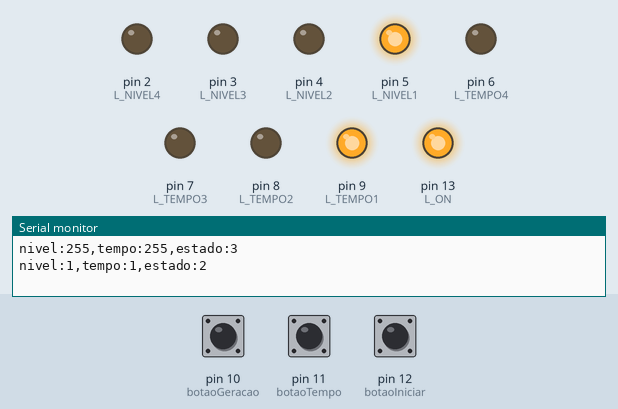
This sketch was run on a simulated Arduino Uno, built with avr-gcc and run on an emulated ATmega328P. On the bench: output pins drawn as LEDs (lit = HIGH), the last lines printed to the serial monitor. Dashed ring = blinking. The inputs (shaded band) are chosen by the test bench; at power-on: pin 12 (botaoIniciar) LOW, pin 10 (botaoGeracao) LOW, pin 11 (botaoTempo) LOW. EEPROM starts erased.

Above: at 1.2 s.
1.3 s: pin 12 (botaoIniciar) pulled HIGH for 0.15 s
At 3.05 s:
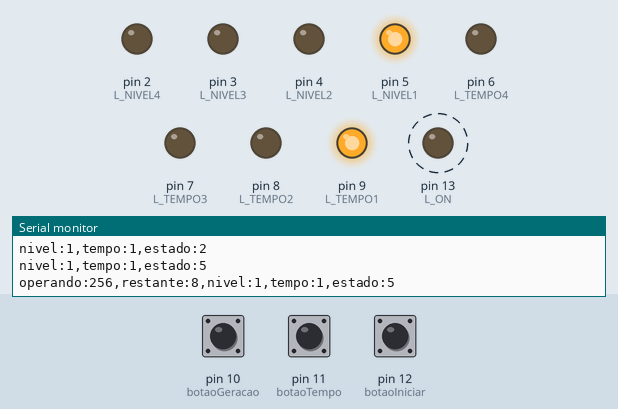
4.4 s: pin 12 (botaoIniciar) pulled HIGH for 1 s
At 4.4 s:
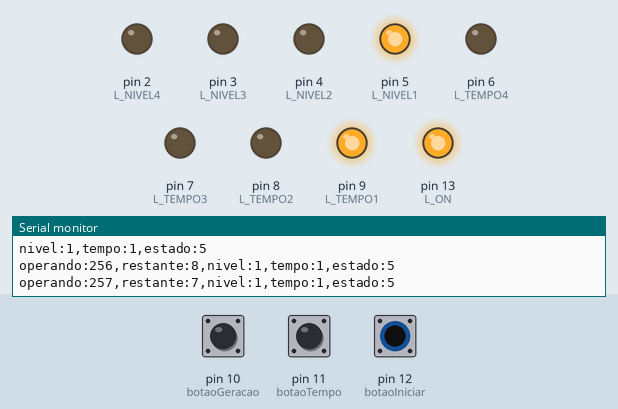
6.9 s: pin 10 (botaoGeracao) pulled HIGH for 3.2 s
At 11.3 s:
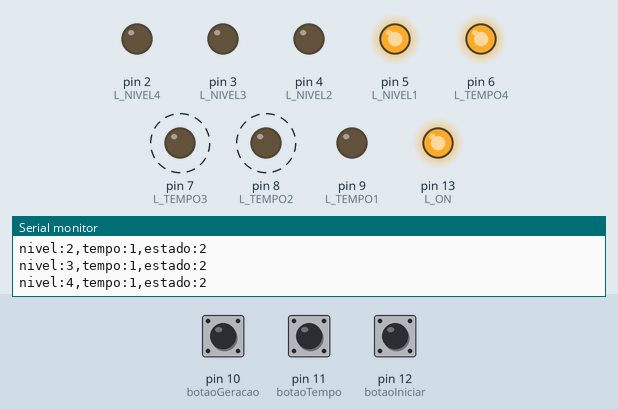
11.6 s: pin 11 (botaoTempo) pulled HIGH for 0.15 s
At 12.8 s:
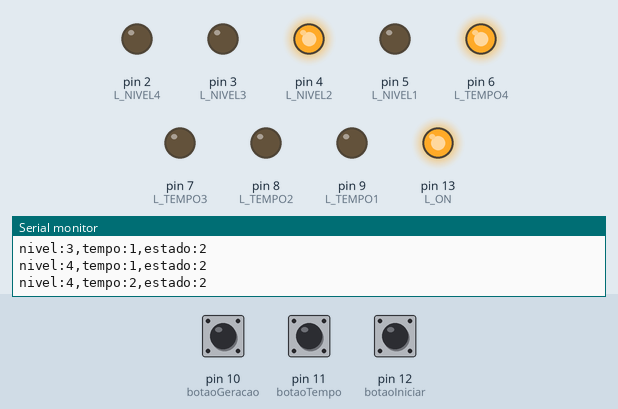
13.6 s: pin 10 (botaoGeracao) pulled HIGH for 0.15 s
At 15.3 s:
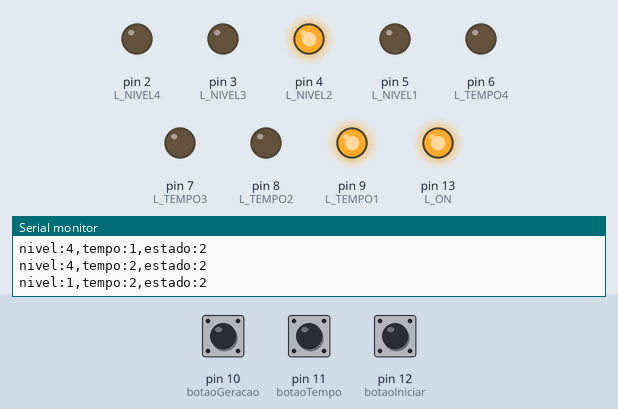
15.6 s: pin 11 (botaoTempo) pulled HIGH for 1 s
At 17.6 s:
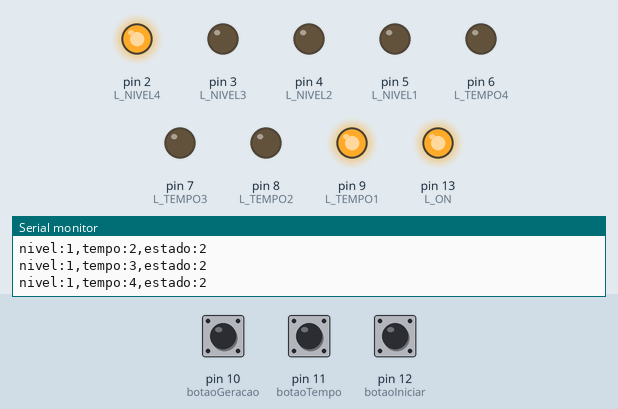
Timing chart, 0 to 19.1 s (numbered marks = the images above; inputs shaded):
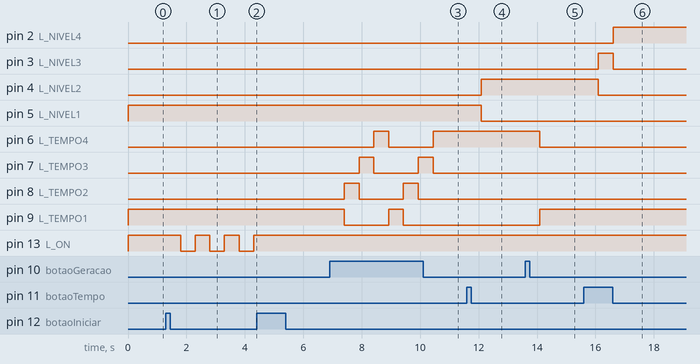

Measured:
- after the input at 1.3 s, pin 13 (L_ON): alternates HIGH for 0.50 s and LOW for 0.50 s, starting after 0.50 s
- after the input at 4.4 s, pin 13 (L_ON): stops changing and stays HIGH
- after the input at 6.9 s, pin 6 (L_TEMPO4): LOW → HIGH after 1.5 s, → LOW 0.51 s later, → HIGH 1.5 s later; pin 7 (L_TEMPO3): alternates HIGH for 0.51 s and LOW for 1.5 s, starting after 1.0 s
- after the input at 11.6 s, pin 4 (L_NIVEL2): LOW → HIGH after 0.50 s; pin 5 (L_NIVEL1): HIGH → LOW after 0.50 s
- after the input at 13.6 s, pin 6 (L_TEMPO4): HIGH → LOW after 0.50 s; pin 9 (L_TEMPO1): LOW → HIGH after 0.50 s
- after the input at 15.6 s, pin 2 (L_NIVEL4): LOW → HIGH after 1.0 s; pin 3 (L_NIVEL3): LOW → HIGH after 0.50 s, → LOW 0.50 s later; pin 4 (L_NIVEL2): HIGH → LOW after 0.50 s

The sketch:

arduino.ino
```cpp
// INCLUSÃO DE BIBLIOTECAS
#include <SoftwareSerial.h>
#include <string.h>
#include <EEPROM.h>

// DEFINIÇÃO DE PIN 0 (RX) E PIN 1 (TX)
SoftwareSerial bluetooth(0, 1); // RX (pin 0), TX (pin 1)

// LEDS NIVEL (esquerda)
const int L_NIVEL4 = 2;
const int L_NIVEL3 = 3;
const int L_NIVEL2 = 4;
const int L_NIVEL1 = 5;

// LEDS TEMPO (direita)
const int L_TEMPO4 = 6;
const int L_TEMPO3 = 7;
const int L_TEMPO2 = 8;
const int L_TEMPO1 = 9;

// LED ON
const int L_ON = 13;

// BOTÕES
const int botaoGeracao = 10; // Botão que comanda Geração (Esquerda)
const int botaoTempo = 11;   // Botão que comanda Tempo (Direita)
const int botaoIniciar = 12; // Novo botão que comanda Iniciar (Novo)

// VARÍAVEIS PARA LEITURAS DE CLICKS
int clickbotaoGeracao = 0;
int clickbotaoTempo = 0;
int clickbotaoIniciar = 0;

// VARIÁVEIS DE CONTROLES DE ESTADO
int estado;
int nivel;
int tempo;
int operando;

// VARIÁVEIS DE CONTROLES DE TEMPO
int tempoPassado;
int auxiliarTempo;

// VARIÁVEIS DE TEMPO (millis)
unsigned long msAnteriores = 0;
unsigned long ledMsAnteriores = 0;
const long intervalo_500ms = 500;
const long intervalo_10s = 10001; // 10 segundos
const long intervalo_4s = 4001;   // 4 segundos
const long intervalo_2s = 2001;   // 2 segundos

void ligaLed(int led)
{
    digitalWrite(led, HIGH);
}

void desligaLed(int led)
{
    digitalWrite(led, LOW);
}

void imprimeInfo()
{
    Serial.print("nivel:");
    Serial.print(nivel);
    Serial.print(",");
    Serial.print("tempo:");
    Serial.print(tempo);
    Serial.print(",");
    Serial.print("estado:");
    Serial.println(estado);
}

// Função para enviar uma mensagem via Bluetooth
void enviarMensagem(String mensagem) {
    Serial.println(mensagem);
}

void zerarVariaveis(int auxiliarTempo, int tempoPassado, int estado) {
    auxiliarTempo = 0;
    tempoPassado = 0;
    digitalWrite(L_ON, HIGH); // Mantém o LED L_ON aceso
    EEPROM.write(3, 0);
    EEPROM.write(0, 0);
    delay(1000);
    estado = 2; // Volta para o estado 2
}

void setup()
{
    bluetooth.begin(9600); // Inicializa a comunicação serial com o módulo Bluetooth
    Serial.begin(9600);    // Inicializa a comunicação serial para depuração

    // Configura os pinos dos LEDs como saída
    pinMode(L_NIVEL4, OUTPUT);
    pinMode(L_NIVEL3, OUTPUT);
    pinMode(L_NIVEL2, OUTPUT);
    pinMode(L_NIVEL1, OUTPUT);

    pinMode(L_TEMPO4, OUTPUT);
    pinMode(L_TEMPO3, OUTPUT);
    pinMode(L_TEMPO2, OUTPUT);
    pinMode(L_TEMPO1, OUTPUT);

    pinMode(L_ON, OUTPUT);

    pinMode(botaoGeracao, INPUT);
    pinMode(botaoTempo, INPUT);
    pinMode(botaoIniciar, INPUT);

    estado = 1;
    nivel = 1;
    tempo = 1;
    tempoPassado = 0;
    auxiliarTempo = 0;

    digitalWrite(L_ON, HIGH); // Mantém o LED L_ON aceso por padrão
}

void loop()
{
    unsigned long msAtuais = millis();

    switch (estado)
    {
        case 1:
          // LEITURA EEPROM (1) = NIVEL | (2) TEMPO
          operando = EEPROM.read(0);
          nivel = EEPROM.read(1);
          tempo = EEPROM.read(2);
          tempoPassado = EEPROM.read(3);
          auxiliarTempo = EEPROM.read(3);
          estado = 3;
        // ESTADO REPOUSO
        case 2:
            imprimeInfo();
            while (estado == 2)
            {
                clickbotaoGeracao = digitalRead(botaoGeracao);
                clickbotaoTempo = digitalRead(botaoTempo);
                clickbotaoIniciar = digitalRead(botaoIniciar);

                if (clickbotaoGeracao == HIGH)
                {
                    estado = 3;
                    nivel++;
                    delay(500);
                }
                if (clickbotaoTempo == HIGH)
                {
                    estado = 4;
                    tempo++;
                    delay(500);
                }
                if (clickbotaoIniciar == HIGH)
                {
                    estado = 5;
                    delay(500);
                }

                if (bluetooth.available() > 0)
                {                                                            // Verifica se há dados disponíveis para leitura
                    String stringRecebida = bluetooth.readStringUntil('\n'); // Lê a string recebida até o caractere de nova linha '\n'
                    String info = "INFO";

                    if (stringRecebida.equals(info))
                    {
                        imprimeInfo();
                    }
                    else
                    {
                        // Split da string
                        int indicePrimeiraVirgula = stringRecebida.indexOf(',');                       // Encontra o índice da primeira vírgula na string
                        int indiceSegundaVirgula = stringRecebida.indexOf(',', indicePrimeiraVirgula + 1); // Encontra o índice da segunda vírgula na string

                        if (indicePrimeiraVirgula != -1 && indiceSegundaVirgula != -1)
                        {
                            String valor1String = stringRecebida.substring(6, indicePrimeiraVirgula);                    // Extrai a parte após 'nivel:'
                            String valor2String = stringRecebida.substring(indicePrimeiraVirgula + 7, indiceSegundaVirgula); // Extrai a parte após 'tempo:'
                            String valor3String = stringRecebida.substring(indiceSegundaVirgula + 8);                  // Extrai a parte após 'estado:'

                            // Converte as strings para inteiros
                            int novoNivel = valor1String.toInt();
                            int novoTempo = valor2String.toInt();
                            int novoEstado = valor3String.toInt();

                            if (nivel != novoNivel)
                            {
                                nivel = novoNivel;
                                estado = 3;
                                delay(500);
                            }
                            else if (tempo != novoTempo)
                            {
                                tempo = novoTempo;
                                estado = 3;
                                delay(500);
                            }
                            else if (estado != novoEstado)
                            {
                                estado = novoEstado;
                                delay(500);
                            }
                        }
                    }
                }
            }
            break;

        // ESTADO GERACAO
        case 3:
            if (nivel > 4)
            {
                nivel = 1;
            }
            switch (nivel)
            {
                case 1:
                    ligaLed(L_TEMPO1);
                    desligaLed(L_TEMPO2);
                    desligaLed(L_TEMPO3);
                    desligaLed(L_TEMPO4);
                    EEPROM.write(1, nivel);
                    break;

                case 2:
                    desligaLed(L_TEMPO1);
                    ligaLed(L_TEMPO2);
                    desligaLed(L_TEMPO3);
                    desligaLed(L_TEMPO4);
                    EEPROM.write(1, nivel);
                    break;

                case 3:
                    desligaLed(L_TEMPO1);
                    desligaLed(L_TEMPO2);
                    ligaLed(L_TEMPO3);
                    desligaLed(L_TEMPO4);
                    EEPROM.write(1, nivel);
                    break;

                case 4:
                    desligaLed(L_TEMPO1);
                    desligaLed(L_TEMPO2);
                    desligaLed(L_TEMPO3);
                    EEPROM.write(1, nivel);
                    ligaLed(L_TEMPO4);
                    break;
            }
            estado = 4;
            break;

        // ESTADO TEMPO
        case 4:
            if (tempo > 4)
            {
                tempo = 1;
            }
            switch (tempo)
            {
                case 1:
                    ligaLed(L_NIVEL1);
                    desligaLed(L_NIVEL2);
                    desligaLed(L_NIVEL3);
                    desligaLed(L_NIVEL4);
                    EEPROM.write(2, tempo);
                    break;

                case 2:
                    desligaLed(L_NIVEL1);
                    ligaLed(L_NIVEL2);
                    desligaLed(L_NIVEL3);
                    desligaLed(L_NIVEL4);
                    EEPROM.write(2, tempo);
                    break;

                case 3:
                    desligaLed(L_NIVEL1);
                    desligaLed(L_NIVEL2);
                    ligaLed(L_NIVEL3);
                    desligaLed(L_NIVEL4);
                    EEPROM.write(2, tempo);
                    break;

                case 4:
                    desligaLed(L_NIVEL1);
                    desligaLed(L_NIVEL2);
                    desligaLed(L_NIVEL3);
                    ligaLed(L_NIVEL4);
                    EEPROM.write(2, tempo);
                    break;
            }
            estado = 2;
            if (EEPROM.read(0) == 1)
                estado = 5;
            break;

        // ESTADO INICIAR
        case 5:
            imprimeInfo();
            EEPROM.write(0, 1);
            unsigned long msAnteriores = millis();
            unsigned long printintervalo = 1000;

            if (tempo == 4) // Ficar ligado até que o botaoIniciar seja clicado novamente
            {
                unsigned long printMs = millis(); // Tempo da última impressão

                while (digitalRead(botaoIniciar) == LOW)
                {
                    unsigned long msAtuais = millis();
                    // Verifica se 1 segundo passou desde a última impressão
                    if (msAtuais - printMs >= printintervalo)
                    {
                        printMs = msAtuais; // Atualiza o tempo da última impressão
                        // Envia mensagem via Bluetooth
                        enviarMensagem("operando:" + String(auxiliarTempo + ((msAtuais - msAnteriores) / 1000)) + ",restante:" + String(0) + ",nivel:" + String(nivel) + ",tempo:" + String(tempo) + ",estado:" + String(estado));
                        tempoPassado++;
                        EEPROM.write(3, tempoPassado);
                    }

                    // Piscar LED L_ON a cada 1000ms
                    if (msAtuais - ledMsAnteriores >= intervalo_500ms)
                    {
                        ledMsAnteriores = msAtuais;
                        digitalWrite(L_ON, !digitalRead(L_ON)); // Alterna o estado do LED L_ON
                    }

                    // Verifica o estado do botão para encerrar o loop
                    if (digitalRead(botaoIniciar) == HIGH)
                    {
                        delay(50); // Pequeno debounce
                        if (digitalRead(botaoIniciar) == HIGH)
                        {
                            break;
                        }
                    }

                    // Pequeno atraso para evitar sobrecarregar o loop
                    delay(10);

                    if (bluetooth.available() > 0) {
                        String stringRecebida = bluetooth.readStringUntil('\n'); // Lê a string recebida até o caractere de nova linha
                        if (stringRecebida.equals("STOP")) {
                            zerarVariaveis(auxiliarTempo, tempoPassado, estado);
                            break;
                        }
                    }
                }
                tempoPassado++;
                EEPROM.write(3, tempoPassado);
                delay(500); // Debounce adicional ao sair do loop
            }
            else
            {
                unsigned long duracaoLedOn;

                switch (tempo) {
                    case 3:
                        duracaoLedOn = intervalo_10s - (tempoPassado * 1000);
                        break;
                    case 2:
                        duracaoLedOn = intervalo_4s - (tempoPassado * 1000);
                        break;
                    case 1:
                        duracaoLedOn = intervalo_2s - (tempoPassado * 1000);
                        break;
                }

                unsigned long msInicial = millis();
                unsigned long ultimoPrintMs = msInicial;
                unsigned long ultimoMsVerificado = msInicial;

                while (millis() - msInicial < duracaoLedOn)
                {
                    unsigned long msAtuais = millis();
                    // Envia mensagem via Bluetooth a cada segundo
                    if (msAtuais - ultimoPrintMs >= printintervalo)
                    {
                        ultimoPrintMs = msAtuais;
                        enviarMensagem("operando:" + String(auxiliarTempo + ((msAtuais - msInicial) / 1000)) + ",restante:" + String((duracaoLedOn - (msAtuais - msInicial)) / 1000) + ",nivel:" + String(nivel) + ",tempo:" + String(tempo) + ",estado:" + String(estado));
                        tempoPassado++;
                        EEPROM.write(3, tempoPassado);
                    }

                    // Piscar LED L_ON a cada 1000ms
                    if (msAtuais - ledMsAnteriores >= intervalo_500ms)
                    {
                        ledMsAnteriores = msAtuais;
                        digitalWrite(L_ON, !digitalRead(L_ON)); // Alterna o estado do LED L_ON
                    }

                    // Verifica o estado do botão a cada 10 ms
                    if (msAtuais - ultimoMsVerificado >= 10)
                    {
                        ultimoMsVerificado = msAtuais;
                        if (digitalRead(botaoIniciar) == HIGH)
                        {
                            delay(50); // Pequeno debounce
                            if (digitalRead(botaoIniciar) == HIGH)
                            {
                                break;
                            }
                        }
                    }
                    if (bluetooth.available() > 0) {
                        String stringRecebida = bluetooth.readStringUntil('\n'); // Lê a string recebida até o caractere de nova linha
                        if (stringRecebida.equals("STOP")) {
                            zerarVariaveis(auxiliarTempo, tempoPassado, estado);
                            break;
                        }
                    }
                }
            }

            // Reinicia variáveis necessárias antes de voltar para o estado 2
            auxiliarTempo = 0;
            tempoPassado = 0;
            digitalWrite(L_ON, HIGH); // Mantém o LED L_ON aceso
            EEPROM.write(3, 0);
            EEPROM.write(0, 0);
            delay(1000);
            estado = 2; // Volta para o estado 2
            break;
    }
}
```
